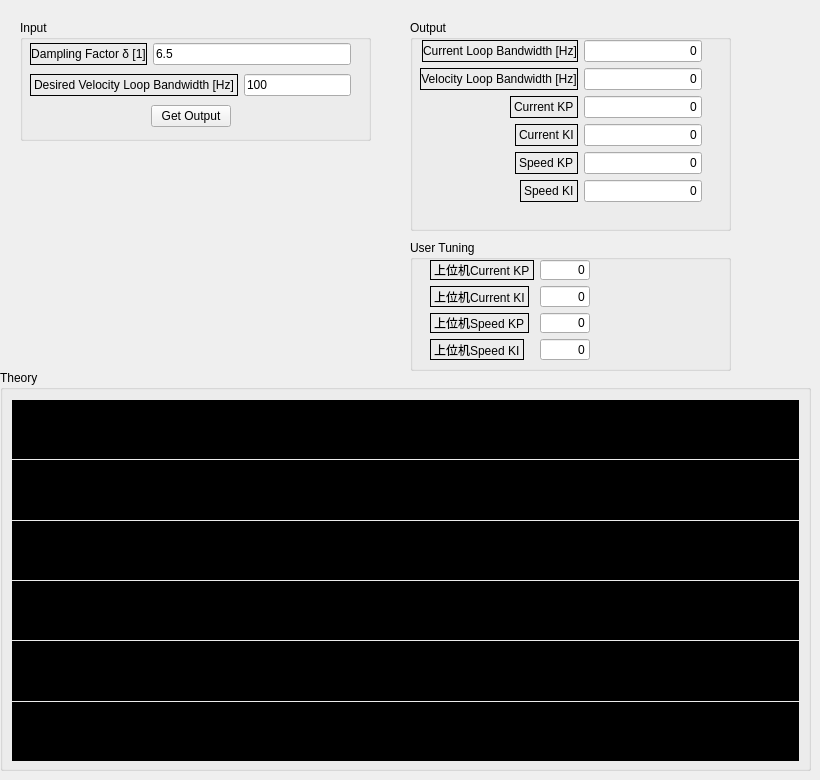
          <widget class="QWidget" name="tab_5">
           <attribute name="title">
            <string>Controller Tuning</string>
           </attribute>
           <widget class="QGroupBox" name="groupBox_2">
            <property name="geometry">
             <rect>
              <x>0</x>
              <y>370</y>
              <width>811</width>
              <height>401</height>
             </rect>
            </property>
            <property name="title">
             <string>Theory</string>
            </property>
            <widget class="QWidget" name="verticalLayoutWidget_8">
             <property name="geometry">
              <rect>
               <x>10</x>
               <y>30</y>
               <width>791</width>
               <height>361</height>
              </rect>
             </property>
             <layout class="QVBoxLayout" name="verticalLayout_16">
              <property name="spacing">
               <number>1</number>
              </property>
              <property name="leftMargin">
               <number>2</number>
              </property>
              <property name="rightMargin">
               <number>2</number>
              </property>
              <item>
               <widget class="QLabel" name="label_qpix_CLKP">
                <property name="styleSheet">
                 <string notr="true">background: rgb(0, 0, 0)</string>
                </property>
                <property name="text">
                 <string/>
                </property>
                <property name="scaledContents">
                 <bool>false</bool>
                </property>
               </widget>
              </item>
              <item>
               <widget class="QLabel" name="label_qpix_CLKI">
                <property name="styleSheet">
                 <string notr="true">background: rgb(0,0,0)</string>
                </property>
                <property name="text">
                 <string/>
                </property>
                <property name="scaledContents">
                 <bool>false</bool>
                </property>
               </widget>
              </item>
              <item>
               <widget class="QLabel" name="label_qpix_VLKP">
                <property name="styleSheet">
                 <string notr="true">background: rgb(0,0,0)</string>
                </property>
                <property name="text">
                 <string/>
                </property>
                <property name="scaledContents">
                 <bool>false</bool>
                </property>
               </widget>
              </item>
              <item>
               <widget class="QLabel" name="label_qpix_VLKI">
                <property name="styleSheet">
                 <string notr="true">background: rgb(0,0,0)</string>
                </property>
                <property name="text">
                 <string/>
                </property>
                <property name="scaledContents">
                 <bool>false</bool>
                </property>
               </widget>
              </item>
              <item>
               <widget class="QLabel" name="label_qpix_Note1">
                <property name="styleSheet">
                 <string notr="true">background: rgb(0,0,0)</string>
                </property>
                <property name="text">
                 <string/>
                </property>
                <property name="scaledContents">
                 <bool>false</bool>
                </property>
               </widget>
              </item>
              <item>
               <widget class="QLabel" name="label_qpix_Note2">
                <property name="styleSheet">
                 <string notr="true">background: rgb(0,0,0)</string>
                </property>
                <property name="text">
                 <string/>
                </property>
                <property name="scaledContents">
                 <bool>false</bool>
                </property>
               </widget>
              </item>
             </layout>
            </widget>
           </widget>
           <widget class="QGroupBox" name="groupBox_3">
            <property name="geometry">
             <rect>
              <x>410</x>
              <y>240</y>
              <width>321</width>
              <height>131</height>
             </rect>
            </property>
            <property name="title">
             <string>User Tuning</string>
            </property>
            <widget class="QWidget" name="formLayoutWidget_2">
             <property name="geometry">
              <rect>
               <x>20</x>
               <y>20</y>
               <width>160</width>
               <height>100</height>
              </rect>
             </property>
             <layout class="QFormLayout" name="formLayout_2">
              <item row="0" column="0">
               <widget class="QLabel" name="label_12">
                <property name="frameShape">
                 <enum>QFrame::Panel</enum>
                </property>
                <property name="frameShadow">
                 <enum>QFrame::Plain</enum>
                </property>
                <property name="text">
                 <string>上位机Current KP</string>
                </property>
               </widget>
              </item>
              <item row="0" column="1">
               <widget class="QLineEdit" name="lineEdit_PC_currentKP">
                <property name="text">
                 <string>0</string>
                </property>
                <property name="alignment">
                 <set>Qt::AlignRight|Qt::AlignTrailing|Qt::AlignVCenter</set>
                </property>
                <property name="readOnly">
                 <bool>true</bool>
                </property>
               </widget>
              </item>
              <item row="1" column="0">
               <widget class="QLabel" name="label_13">
                <property name="sizePolicy">
                 <sizepolicy hsizetype="Preferred" vsizetype="Preferred">
                  <horstretch>0</horstretch>
                  <verstretch>0</verstretch>
                 </sizepolicy>
                </property>
                <property name="frameShape">
                 <enum>QFrame::Panel</enum>
                </property>
                <property name="frameShadow">
                 <enum>QFrame::Plain</enum>
                </property>
                <property name="text">
                 <string>上位机Current KI</string>
                </property>
               </widget>
              </item>
              <item row="1" column="1">
               <widget class="QLineEdit" name="lineEdit_PC_currentKI">
                <property name="text">
                 <string>0</string>
                </property>
                <property name="alignment">
                 <set>Qt::AlignRight|Qt::AlignTrailing|Qt::AlignVCenter</set>
                </property>
                <property name="readOnly">
                 <bool>true</bool>
                </property>
               </widget>
              </item>
              <item row="2" column="0">
               <widget class="QLabel" name="label_14">
                <property name="sizePolicy">
                 <sizepolicy hsizetype="Preferred" vsizetype="Preferred">
                  <horstretch>0</horstretch>
                  <verstretch>0</verstretch>
                 </sizepolicy>
                </property>
                <property name="frameShape">
                 <enum>QFrame::Panel</enum>
                </property>
                <property name="frameShadow">
                 <enum>QFrame::Plain</enum>
                </property>
                <property name="text">
                 <string>上位机Speed KP</string>
                </property>
               </widget>
              </item>
              <item row="2" column="1">
               <widget class="QLineEdit" name="lineEdit_PC_speedKP">
                <property name="text">
                 <string>0</string>
                </property>
                <property name="alignment">
                 <set>Qt::AlignRight|Qt::AlignTrailing|Qt::AlignVCenter</set>
                </property>
                <property name="readOnly">
                 <bool>true</bool>
                </property>
               </widget>
              </item>
              <item row="3" column="0">
               <widget class="QLabel" name="label_15">
                <property name="sizePolicy">
                 <sizepolicy hsizetype="Preferred" vsizetype="Preferred">
                  <horstretch>0</horstretch>
                  <verstretch>0</verstretch>
                 </sizepolicy>
                </property>
                <property name="frameShape">
                 <enum>QFrame::Panel</enum>
                </property>
                <property name="frameShadow">
                 <enum>QFrame::Plain</enum>
                </property>
                <property name="text">
                 <string>上位机Speed KI</string>
                </property>
               </widget>
              </item>
              <item row="3" column="1">
               <widget class="QLineEdit" name="lineEdit_PC_speedKI">
                <property name="text">
                 <string>0</string>
                </property>
                <property name="alignment">
                 <set>Qt::AlignRight|Qt::AlignTrailing|Qt::AlignVCenter</set>
                </property>
                <property name="readOnly">
                 <bool>true</bool>
                </property>
               </widget>
              </item>
             </layout>
            </widget>
           </widget>
           <widget class="QGroupBox" name="groupBox_4">
            <property name="geometry">
             <rect>
              <x>410</x>
              <y>20</y>
              <width>321</width>
              <height>211</height>
             </rect>
            </property>
            <property name="title">
             <string>Output</string>
            </property>
            <widget class="QWidget" name="formLayoutWidget">
             <property name="geometry">
              <rect>
               <x>10</x>
               <y>20</y>
               <width>282</width>
               <height>176</height>
              </rect>
             </property>
             <layout class="QFormLayout" name="formLayout">
              <property name="sizeConstraint">
               <enum>QLayout::SetDefaultConstraint</enum>
              </property>
              <property name="fieldGrowthPolicy">
               <enum>QFormLayout::AllNonFixedFieldsGrow</enum>
              </property>
              <property name="labelAlignment">
               <set>Qt::AlignRight|Qt::AlignTrailing|Qt::AlignVCenter</set>
              </property>
              <property name="formAlignment">
               <set>Qt::AlignLeading|Qt::AlignLeft|Qt::AlignTop</set>
              </property>
              <property name="horizontalSpacing">
               <number>6</number>
              </property>
              <item row="0" column="0">
               <widget class="QLabel" name="label_7">
                <property name="font">
                 <font>
                  <italic>false</italic>
                 </font>
                </property>
                <property name="frameShape">
                 <enum>QFrame::Panel</enum>
                </property>
                <property name="frameShadow">
                 <enum>QFrame::Plain</enum>
                </property>
                <property name="text">
                 <string>Current Loop Bandwidth [Hz]</string>
                </property>
                <property name="textFormat">
                 <enum>Qt::AutoText</enum>
                </property>
                <property name="alignment">
                 <set>Qt::AlignCenter</set>
                </property>
               </widget>
              </item>
              <item row="0" column="1">
               <widget class="QLineEdit" name="lineEdit_CLBW">
                <property name="text">
                 <string>0</string>
                </property>
                <property name="frame">
                 <bool>true</bool>
                </property>
                <property name="alignment">
                 <set>Qt::AlignRight|Qt::AlignTrailing|Qt::AlignVCenter</set>
                </property>
                <property name="readOnly">
                 <bool>true</bool>
                </property>
               </widget>
              </item>
              <item row="2" column="0">
               <widget class="QLabel" name="label_10">
                <property name="frameShape">
                 <enum>QFrame::Panel</enum>
                </property>
                <property name="frameShadow">
                 <enum>QFrame::Plain</enum>
                </property>
                <property name="text">
                 <string>Current KP</string>
                </property>
               </widget>
              </item>
              <item row="2" column="1">
               <widget class="QLineEdit" name="lineEdit_currentKP">
                <property name="text">
                 <string>0</string>
                </property>
                <property name="alignment">
                 <set>Qt::AlignRight|Qt::AlignTrailing|Qt::AlignVCenter</set>
                </property>
                <property name="readOnly">
                 <bool>true</bool>
                </property>
               </widget>
              </item>
              <item row="3" column="0">
               <widget class="QLabel" name="label_11">
                <property name="frameShape">
                 <enum>QFrame::Panel</enum>
                </property>
                <property name="frameShadow">
                 <enum>QFrame::Plain</enum>
                </property>
                <property name="text">
                 <string>Current KI</string>
                </property>
               </widget>
              </item>
              <item row="3" column="1">
               <widget class="QLineEdit" name="lineEdit_currentKI">
                <property name="text">
                 <string>0</string>
                </property>
                <property name="alignment">
                 <set>Qt::AlignRight|Qt::AlignTrailing|Qt::AlignVCenter</set>
                </property>
                <property name="readOnly">
                 <bool>true</bool>
                </property>
               </widget>
              </item>
              <item row="4" column="0">
               <widget class="QLabel" name="label_8">
                <property name="frameShape">
                 <enum>QFrame::Panel</enum>
                </property>
                <property name="frameShadow">
                 <enum>QFrame::Plain</enum>
                </property>
                <property name="text">
                 <string>Speed KP</string>
                </property>
               </widget>
              </item>
              <item row="4" column="1">
               <widget class="QLineEdit" name="lineEdit_speedKP">
                <property name="text">
                 <string>0</string>
                </property>
                <property name="alignment">
                 <set>Qt::AlignRight|Qt::AlignTrailing|Qt::AlignVCenter</set>
                </property>
                <property name="readOnly">
                 <bool>true</bool>
                </property>
               </widget>
              </item>
              <item row="5" column="0">
               <widget class="QLabel" name="label_9">
                <property name="frameShape">
                 <enum>QFrame::Panel</enum>
                </property>
                <property name="frameShadow">
                 <enum>QFrame::Plain</enum>
                </property>
                <property name="text">
                 <string>Speed KI</string>
                </property>
               </widget>
              </item>
              <item row="5" column="1">
               <widget class="QLineEdit" name="lineEdit_speedKI">
                <property name="text">
                 <string>0</string>
                </property>
                <property name="alignment">
                 <set>Qt::AlignRight|Qt::AlignTrailing|Qt::AlignVCenter</set>
                </property>
                <property name="readOnly">
                 <bool>true</bool>
                </property>
               </widget>
              </item>
              <item row="1" column="0">
               <widget class="QLabel" name="label_16">
                <property name="font">
                 <font>
                  <italic>false</italic>
                 </font>
                </property>
                <property name="frameShape">
                 <enum>QFrame::Panel</enum>
                </property>
                <property name="frameShadow">
                 <enum>QFrame::Plain</enum>
                </property>
                <property name="text">
                 <string>Velocity Loop Bandwidth [Hz]</string>
                </property>
                <property name="textFormat">
                 <enum>Qt::AutoText</enum>
                </property>
                <property name="alignment">
                 <set>Qt::AlignCenter</set>
                </property>
               </widget>
              </item>
              <item row="1" column="1">
               <widget class="QLineEdit" name="lineEdit_designedVLBW">
                <property name="text">
                 <string>0</string>
                </property>
                <property name="frame">
                 <bool>true</bool>
                </property>
                <property name="alignment">
                 <set>Qt::AlignRight|Qt::AlignTrailing|Qt::AlignVCenter</set>
                </property>
                <property name="readOnly">
                 <bool>true</bool>
                </property>
               </widget>
              </item>
             </layout>
            </widget>
           </widget>
           <widget class="QGroupBox" name="groupBox_5">
            <property name="geometry">
             <rect>
              <x>20</x>
              <y>20</y>
              <width>351</width>
              <height>121</height>
             </rect>
            </property>
            <property name="title">
             <string>Input</string>
            </property>
            <widget class="QWidget" name="verticalLayoutWidget_9">
             <property name="geometry">
              <rect>
               <x>10</x>
               <y>20</y>
               <width>321</width>
               <height>91</height>
              </rect>
             </property>
             <layout class="QVBoxLayout" name="verticalLayout_17">
              <item>
               <layout class="QHBoxLayout" name="horizontalLayout_9">
                <item>
                 <widget class="QLabel" name="label_math_delta">
                  <property name="font">
                   <font>
                    <italic>false</italic>
                   </font>
                  </property>
                  <property name="frameShape">
                   <enum>QFrame::Panel</enum>
                  </property>
                  <property name="frameShadow">
                   <enum>QFrame::Plain</enum>
                  </property>
                  <property name="text">
                   <string>Dampling Factor δ [1]</string>
                  </property>
                  <property name="textFormat">
                   <enum>Qt::AutoText</enum>
                  </property>
                  <property name="alignment">
                   <set>Qt::AlignCenter</set>
                  </property>
                 </widget>
                </item>
                <item>
                 <widget class="QLineEdit" name="lineEdit_dampingFactor_delta">
                  <property name="text">
                   <string>6.5</string>
                  </property>
                  <property name="frame">
                   <bool>true</bool>
                  </property>
                 </widget>
                </item>
               </layout>
              </item>
              <item>
               <layout class="QHBoxLayout" name="horizontalLayout_21">
                <item>
                 <widget class="QLabel" name="label_desiredVLBW">
                  <property name="frameShape">
                   <enum>QFrame::Panel</enum>
                  </property>
                  <property name="frameShadow">
                   <enum>QFrame::Plain</enum>
                  </property>
                  <property name="text">
                   <string>Desired Velocity Loop Bandwidth [Hz]</string>
                  </property>
                 </widget>
                </item>
                <item>
                 <widget class="QLineEdit" name="lineEdit_desiredVLBW">
                  <property name="text">
                   <string>100</string>
                  </property>
                 </widget>
                </item>
               </layout>
              </item>
              <item>
               <layout class="QHBoxLayout" name="horizontalLayout_16">
                <item>
                 <spacer name="horizontalSpacer_13">
                  <property name="orientation">
                   <enum>Qt::Horizontal</enum>
                  </property>
                  <property name="sizeHint" stdset="0">
                   <size>
                    <width>40</width>
                    <height>20</height>
                   </size>
                  </property>
                 </spacer>
                </item>
                <item>
                 <widget class="QPushButton" name="pushButton_pidTuner">
                  <property name="text">
                   <string>Get Output</string>
                  </property>
                 </widget>
                </item>
                <item>
                 <spacer name="horizontalSpacer_14">
                  <property name="orientation">
                   <enum>Qt::Horizontal</enum>
                  </property>
                  <property name="sizeHint" stdset="0">
                   <size>
                    <width>40</width>
                    <height>20</height>
                   </size>
                  </property>
                 </spacer>
                </item>
               </layout>
              </item>
             </layout>
            </widget>
           </widget>
          </widget>
